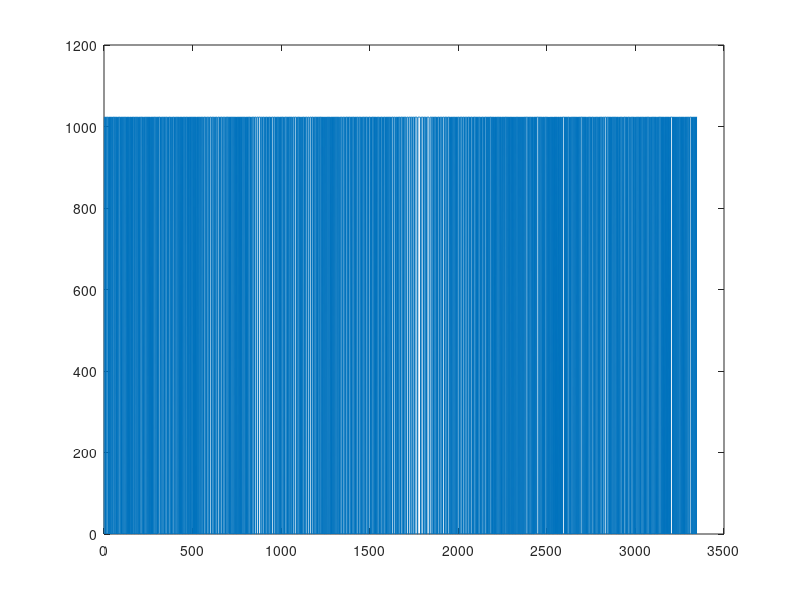

Source code (MATLAB): (Note: this script raises an error after producing the figure.)
% Analyzing section by section:
clear
load("windTunnel.mat")

figure
plot(A02)
hold on
xline(631.2121212, LineWidth=1.5, Color='red')
xline(1268.989899, LineWidth=1.5, Color='red')
xline(2021.111111, LineWidth=1.5, Color='red')
xline(2779.191919, LineWidth=1.5, Color='red')
xline(3566.262626, LineWidth=1.5, Color='red')
xline(4364.646465, LineWidth=1.5, Color='red')
xline(5127.373737, LineWidth=1.5, Color='red')
xline(5127.373737, LineWidth=1.5, Color='red')
xline(5749.494949, LineWidth=1.5, Color='red')
xlabel("Time (s)")
ylabel("Signal")

section1 = A02(745:1154, 1);
t1 = t(745:1154, 1);

revolutionTimes1 = [];

for i = 2:length(section1)
    if section1(i) == 1023 && section1(i-1) == 0
        revolutionTimes1(end+1) = t1(i);
    end
end

deltaT1 = diff(revolutionTimes1);
rps1 = mean(1./deltaT1)

section2 = A02(1443:1897, 1);
t2 = t(1443:1897, 1);

revolutionTimes2 = [];

for i = 2:length(section2)
    if section2(i) == 1023 && section2(i-1) == 0
        revolutionTimes2(end+1) = t2(i);
    end
end

deltaT2 = diff(revolutionTimes2);
rps2 = mean(1./deltaT2)

section3 = A02(2287:2510, 1);
t3 = t(2287:2510, 1);

revolutionTimes3 = [];

for i = 2:length(section3)
    if section3(i) == 1023 && section3(i-1) == 0
        revolutionTimes3(end+1) = t3(i);
    end
end

deltaT3 = diff(revolutionTimes3);
rps3 = mean(1./deltaT3)

section4 = A02(2987:3420, 1);
t4 = t(2987:3420, 1);

revolutionTimes4 = [];

for i = 2:length(section4)
    if section4(i) == 1023 && section4(i-1) == 0
        revolutionTimes4(end+1) = t4(i);
    end
end

deltaT4 = diff(revolutionTimes4);
rps4 = mean(1./deltaT4)

section5 = A02(3818:4074, 1);
t5 = t(3818:4074, 1);

revolutionTimes5 = [];

for i = 2:length(section5)
    if section5(i) == 1023 && section5(i-1) == 0
        revolutionTimes5(end+1) = t5(i);
    end
end

deltaT5 = diff(revolutionTimes5);
rps5 = mean(1./deltaT5)

revolutionTimes = [];

for i = 2:length(A02)
    if A02(i) == 1023 && A02(i-1) == 0
        revolutionTimes(end+1) = t(i);
    end
end

windowSize = 20;
deltaT = diff(revolutionTimes);
rps = 1./deltaT;
rollingRPS = movmean(rps, windowSize);
rollingT = revolutionTimes(2:end) - deltaT / 2;

figure
plot(rollingT,rollingRPS)
xlabel('Time (s)')
ylabel('RPS (Hz)')
title('RPS (Hz) vs Time (s)')
